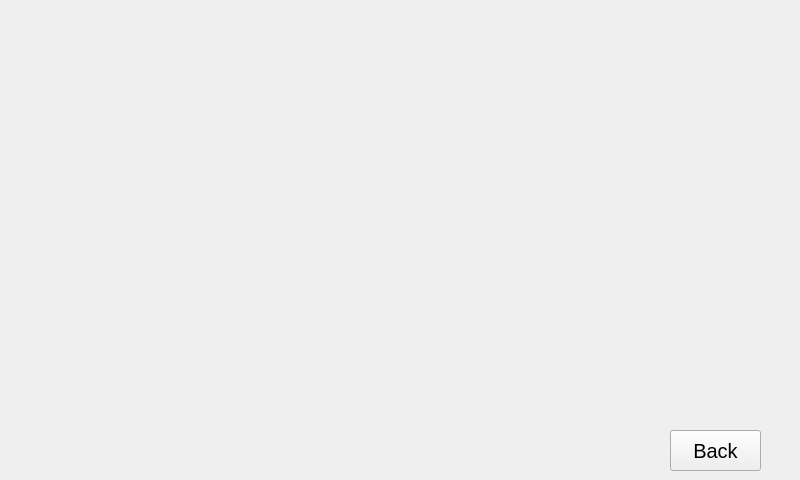
<?xml version="1.0" encoding="UTF-8"?>
<ui version="4.0">
 <class>DestinationInput</class>
 <widget class="QWidget" name="DestinationInput">
  <property name="geometry">
   <rect>
    <x>0</x>
    <y>0</y>
    <width>800</width>
    <height>480</height>
   </rect>
  </property>
  <property name="windowTitle">
   <string>Form</string>
  </property>
  <widget class="QPushButton" name="btn_poiback">
   <property name="geometry">
    <rect>
     <x>670</x>
     <y>430</y>
     <width>91</width>
     <height>41</height>
    </rect>
   </property>
   <property name="font">
    <font>
     <pointsize>15</pointsize>
    </font>
   </property>
   <property name="text">
    <string>Back</string>
   </property>
  </widget>
 </widget>
 <resources/>
 <connections/>
</ui>
